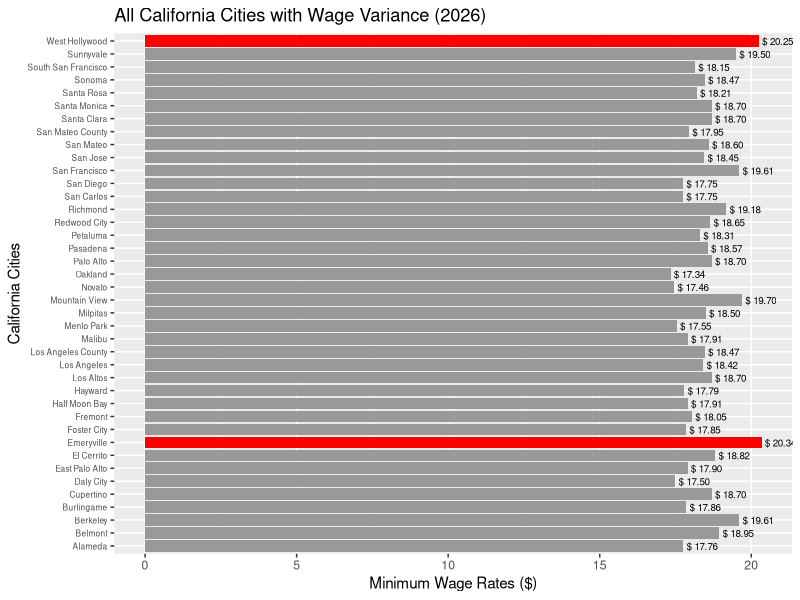
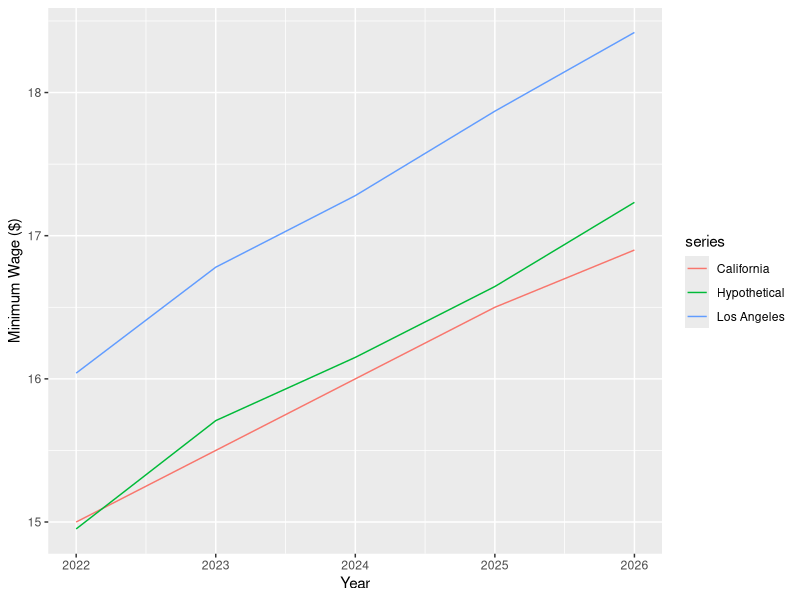

These figures' R source, in order:
## ---- chunk 1
# load in packages
library(tidyverse)
library(readr)
library(readxl)

## Index of ALL California Cities/Counties with wage variance

# read in CSV file
cali_wages <- read_csv("CaliforniaCityMinimumWages.csv")
ggplot(cali_wages, aes(x = Rate, y = Locality, fill = grepl("Emeryville|West Hollywood", Locality))) +
  geom_col() +
  geom_text(aes(label = paste("$", format(round(Rate, 2)))),
            hjust = -0.1,
            size = 2.5) +
  scale_fill_manual(values = c("TRUE" = "red", "FALSE" = "grey60"), guide = "none") +
  labs(
    y = "California Cities",
    x = "Minimum Wage Rates ($)",
    title = "All California Cities with Wage Variance (2026)"
  ) +
  theme(
    axis.text.y = element_text(size = 6)
  )
## ---- chunk 2
# read in excel file 
LA_MSA <- read_excel("LA_MSA.xlsx")
# remove unnecessary rows
newLA_df <- LA_MSA[-c(1:10), ] # now df displays CPI-W by month and year 

# make year column as.numeric
newLA_df[[1]] <- as.numeric(newLA_df[[1]], na.rm = TRUE)

# create a function to calculate rates of changes for the past 5 years
avg_function <- function(year) {
  year_col <- newLA_df[[1]]
  prev <- newLA_df[year_col == year - 1, 8:13]
  now <- newLA_df[year_col == year, 2:7]
  mean(as.numeric(c(unlist(prev), unlist(now))), na.rm = TRUE)
}
years <- 2022:2026 # the past 5 years

# create a data frame using the rates from above
rates <- data.frame(
  year = years,
  new_avg = sapply(years, avg_function),
  old_avg = sapply(years - 1, avg_function)
)
rates$x <- rates$new_avg / rates$old_avg # calculate rates of change

# calculate hypothetical minimum wages for the LA MSA area from 2022-2026
year_one <- rates$x[1] * 14.00 # $14.00 was California's statewide minimum wage in 2021
year_two <- rates$x[2] * year_one # 2023
year_three <- rates$x[3] * year_two # 2024
year_four <- rates$x[4] * year_three # 2025
year_five <- rates$x[5] * year_four # 2026

## create data frames for the hypothetical, California actual, and LA actual
hypo_wagedf <- data.frame(
  year = rates$year,
  wage = c(year_one, year_two, year_three, year_four, year_five)
) # hypothetical

cali_wagedf <- data.frame(
  year = rates$year,
  wage = c("15.00", "15.50", "16.00", "16.50", "16.90")
) # california

LA_wagedf <- data.frame(
  year = rates$year,
  wage = c("16.04", "16.78", "17.28", "17.87", "18.42")
) # LA

# rename to create separate columns
hypo_wagedf$series <- "Hypothetical"
cali_wagedf$series <- "California"
LA_wagedf$series <- "Los Angeles"

# collapse into one data frame
all_wages <- rbind(hypo_wagedf, cali_wagedf, LA_wagedf)
all_wages$wage <- as.numeric(all_wages$wage) # convert wages from strings into numbers

# line plot for all wages!
ggplot(all_wages, aes(x = year, y = wage, color = series)) +
  geom_line() +
  labs(
    x = "Year",
    y = "Minimum Wage ($)",
  )
